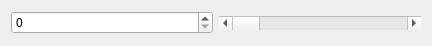
<?xml version="1.0" encoding="UTF-8"?>
<ui version="4.0">
 <class>small_widget</class>
 <widget class="QWidget" name="small_widget">
  <property name="geometry">
   <rect>
    <x>0</x>
    <y>0</y>
    <width>432</width>
    <height>46</height>
   </rect>
  </property>
  <property name="windowTitle">
   <string>small_widget</string>
  </property>
  <layout class="QHBoxLayout" name="horizontalLayout">
   <item>
    <widget class="QSpinBox" name="spinBox"/>
   </item>
   <item>
    <widget class="QScrollBar" name="horizontalScrollBar">
     <property name="orientation">
      <enum>Qt::Horizontal</enum>
     </property>
    </widget>
   </item>
  </layout>
 </widget>
 <resources/>
 <connections/>
</ui>
